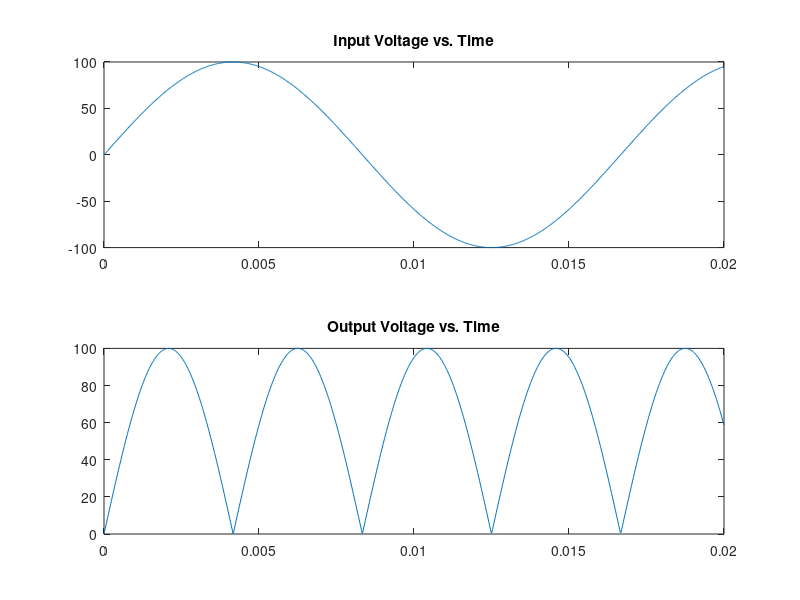

Write MATLAB code to recreate this figure.
Tmax = 2 / 100;
t = linspace(0, Tmax, 1000);
Vin = 100 * sin(120 * pi * t); % Input voltage function
Vout = abs (100 * sin(240 * pi * t)); % Output voltage function

% Solution to (a) part

figure
subplot(2,1,1);
xlabel('time') 
ylabel('Input Voltage')
plot (t, Vin)
title('Input Voltage vs. Time');

subplot(2,1,2);
xlabel('time')
ylabel('Output Voltage')
plot(t, Vout);
title('Output Voltage vs. Time');

% Solution to part (b)
w = 240 * pi;
R = 50E3;
C = 250E-6;
conductionTime = (2 / w) * ( (pi) / (240 * R * C)); 
fprintf('Conduction time: ');
conductionTime

